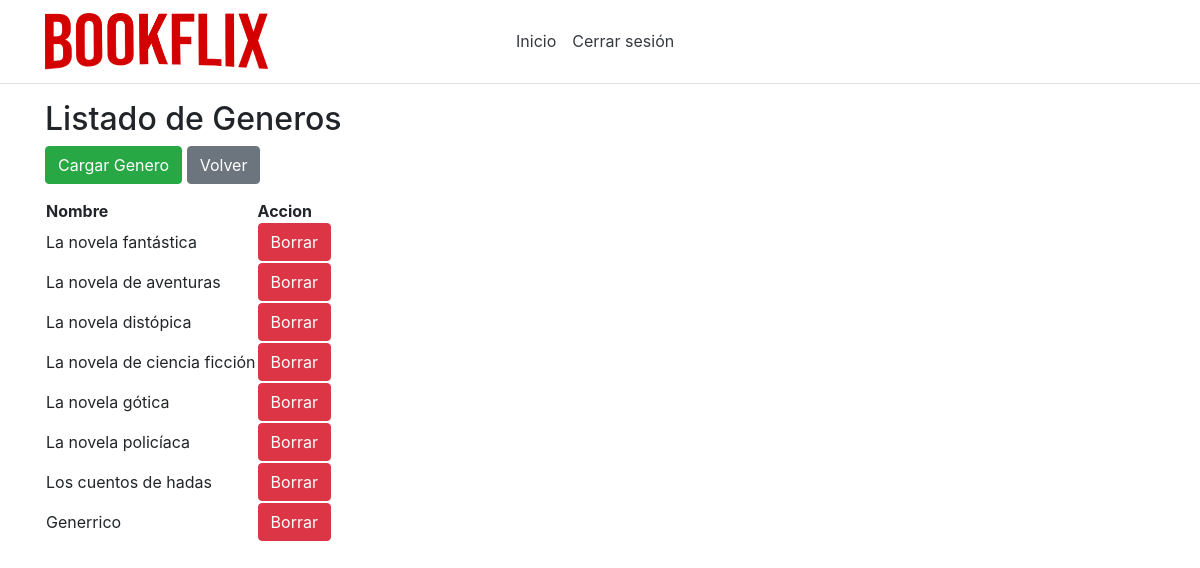
Before: /listGeneros/ (signed in) with the older database file.
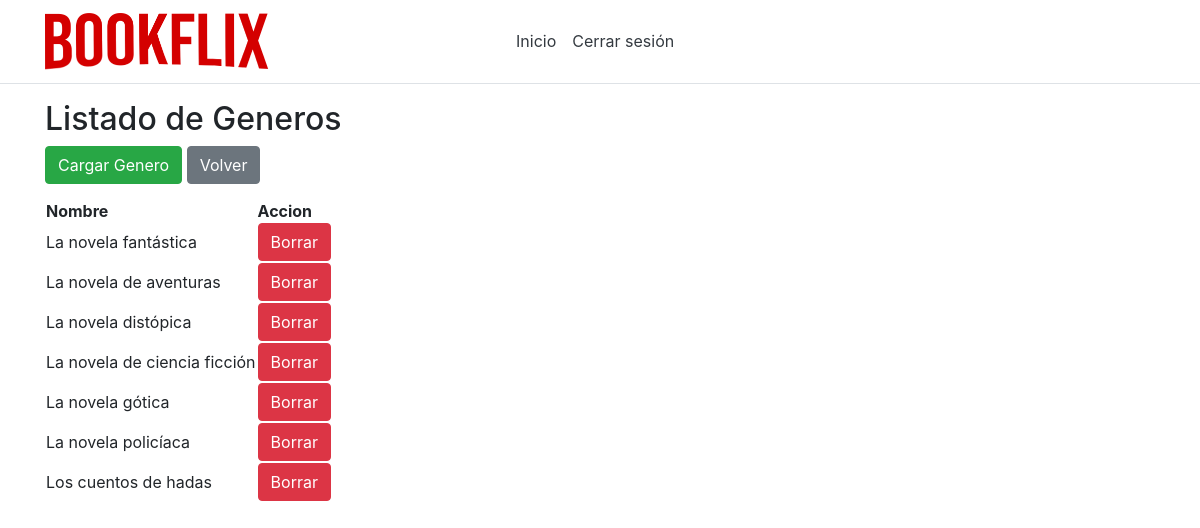
After: the same page with the newer database file.
### app/models.py (models this page shows, shortened)
class Genero(models.Model):
    id = models.AutoField(primary_key=True)
    nombre = models.CharField(max_length=50,unique=True)

### app/views.py (the view)
# urls.py: path('listGeneros/', views.listGeneros),
def listGeneros(request):
    generos = Genero.objects.all()
    return render(request, "admin/listOfGeneros.html", {'generos': generos})

### app/models.py (called while the page is built)
    @property
    def is_active(self):
        return self.active

    @property
    def is_superuser(self):
        return self.superuser

### app/templates/admin/listOfGeneros.html (shortened to what this page needs)
{% extends 'default/layout.html' %}
{% block admin %}
<h2>Listado de Generos</h2>
<div class="btn-group" role="group" aria-label="Basic example">
<form method="get" action="/createGenero">
    <button class="btn btn-success" type="submit">Cargar Genero</button>
  </form>
<form method="get" action="/inicio">
    <button class="btn btn-secondary" type="submit">Volver</button>
</form>
</div>
<table>
    <thead>
        <tr>
            <th>Nombre</th>
            <th>Accion</th>
        </tr>
    </thead>
    <tbody>
        {% for genero in generos %}
        <tr>
            <td>{{ genero.nombre }}</td>
            <td><a class="btn btn-danger" role="button" href="/deleteGenero/{{ genero.id }}"
          onClick="return confirm('¿Seguro que quieres borrar a {{genero.nombre}}?');">
            Borrar</a></td>
        </tr>
        {% endfor %}
    </tbody>
</table>
{% endblock %}

Changed rows visible on the page:
removed Genero: nombre "Generrico"
